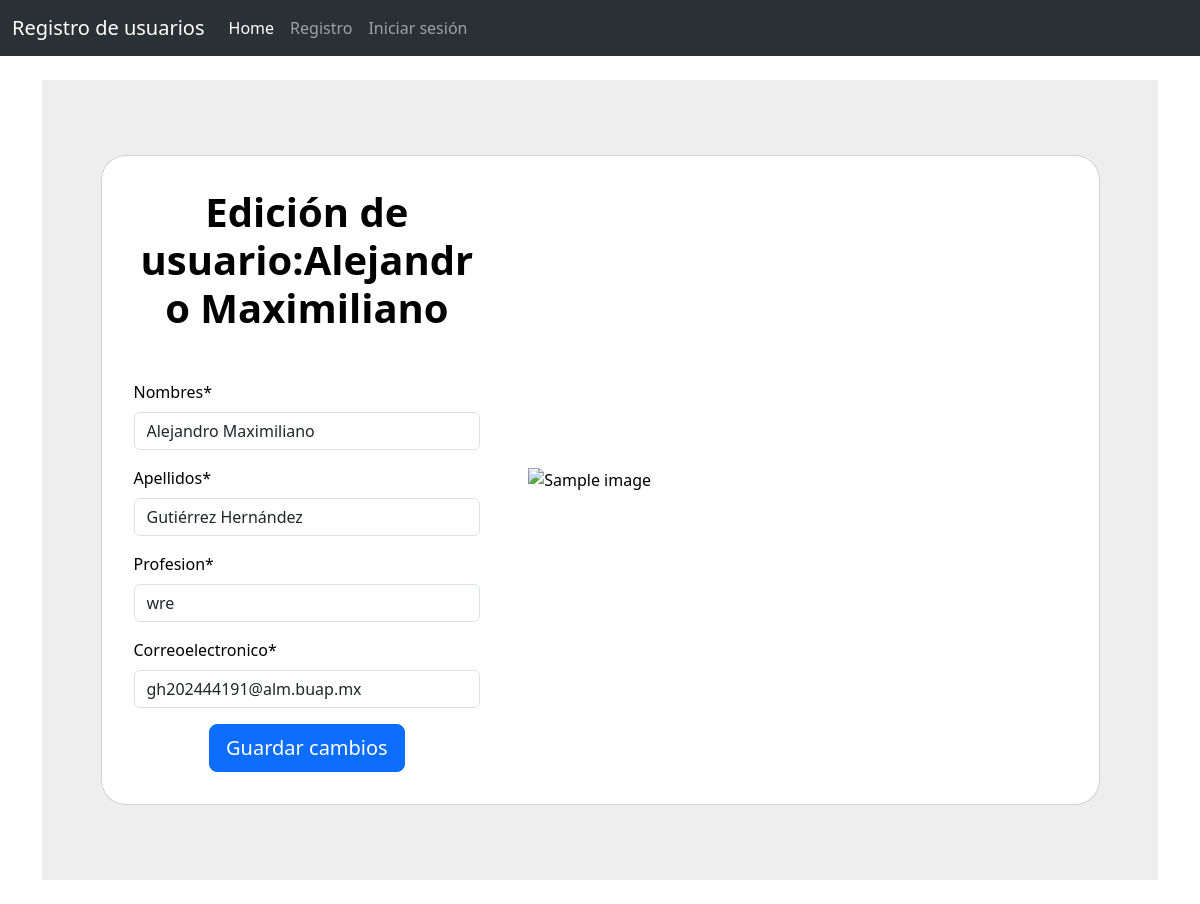
Screenshot of /editar/8/ with the database file from the repository.
### app/models.py (models this page shows, shortened)
class Usuarios(models.Model):
    codigo=models.AutoField(primary_key=True)
    nombres=models.CharField(max_length=80)
    apellidos=models.CharField(max_length=80)
    profesion=models.CharField(max_length=80)
    correoElectronico=models.EmailField(unique=True, null=True)

### app/views.py (the view, shortened to what this page needs)
# urls.py: path('editar/<id>/', views.edit, name="editar_usuario"),
def edit(request,id):
    usuario = get_object_or_404(Usuarios, codigo=id)
    nombre= usuario.nombres
    data= {
        'form': UsuarioForm(instance=usuario),
        'nombre' : nombre
    }
    return render(request, 'editarUsuario.html',data)

### app/forms.py
class UsuarioForm(forms.ModelForm):
    nombres = forms.CharField(min_length=3,max_length=80)
    apellidos = forms.CharField(min_length=4,max_length=80)
    correoElectronico= forms.EmailField(required=True)
    class Meta:
        model = Usuarios
        fields = ['nombres', 'apellidos', 'profesion', 'correoElectronico']
    def __init__(self, *args, **kwargs):
        super().__init__(*args, **kwargs)
        for field_name, field in self.fields.items():
            field.widget.attrs['class'] = ''
            if field_name == 'correoElectronico':
                field.widget.attrs['placeholder'] = 'tu@email.com'

### app/templates/editarUsuario.html (shortened to what this page needs)
{% extends "./navbar.html" %}
{% load crispy_forms_tags %}
{% block body %}
<section class="vh-100" style="background-color: #eee;">
  <div class="container h-100">
    <div class="row d-flex justify-content-center align-items-center h-100">
      <div class="col-lg-12 col-xl-11">
        <div class="card text-black" style="border-radius: 25px;">
          <div class="card-body p-md-2">
            <div class="row justify-content-center">
              <div class="col-md-10 col-lg-6 col-xl-5 order-2 order-lg-1">
                <p class="text-center h1 fw-bold mb-5 mx-1 mx-md-4 mt-4">Edición de usuario:{{ nombre }} </p>
                <form action="" class="mx-1 mx-md-4" method="post" id="editUserForm">
                  {{ form|crispy }}
                  <div class="d-flex justify-content-center mx-4 mb-3 mb-lg-4">
                    <button  type="submit" data-mdb-button-init data-mdb-ripple-init class="btn btn-primary btn-lg" id="saveUserBtn">Guardar cambios</button>
                  </div>
                </form>
              </div>
              <div class="col-md-10 col-lg-6 col-xl-7 d-flex align-items-center order-1 order-lg-2">
                <img src="https://mdbcdn.b-cdn.net/img/Photos/new-templates/bootstrap-registration/draw1.webp"
                  class="img-fluid" alt="Sample image">
              </div>
            </div>
          </div>
        </div>
      </div>
    </div>
  </div>
</section>
{% endblock %}

### rows the page displays
Usuarios: nombres "Alejandro Maximiliano", apellidos "Gutiérrez Hernández", profesion "wre", correoElectronico "gh202444191@alm.buap.mx"
